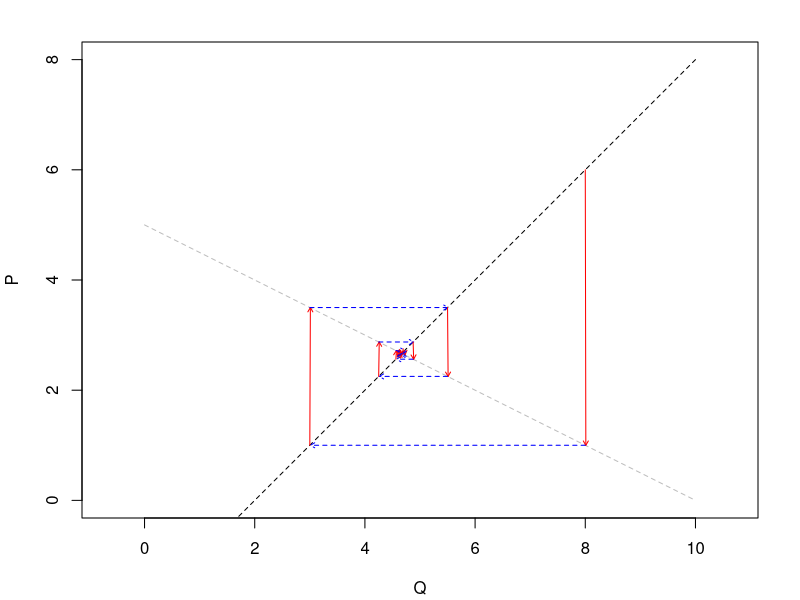

Reproduce this figure in R.
## ---- chunk 1
a <- 2
b <- 10
c <- 1
d <- 2

qD <- function(p) {
  -a * p + b
}
qS <- function(p) {
  c * p + d
}
pD <- function(q) {
  (b - q) / a
}
pS <- function(q) {
  (q - d) / c
}

## ---- chunk 2
par <- par(mar = c(4,4,2,2) + 0.1)
max_x <- 10
max_y <- 8
p_s <- 6
q_s <- qS(p_s)

plot(q_s, p_s,
  type = "n", ylim = c(0, max_y), xlim = c(0, max_x),
  asp = 1, xlab = "Q", ylab = "P"
) 
curve(pD(x),
  from = 0, to = max_x,
  add = TRUE, col = "gray", lty = 2
)
curve(pS(x),
  from = 0, to = max_x,
  add = TRUE, col = "black", lty = 2
) 
for (i in 1:100) {
  p_d <- pD(q_s)
  p_s <- pS(q_s)
  arrows(
    x0 = q_s, y0 = p_s, x1 = q_s + 0.01, y1 = p_d,
    length = 0.05, col = "red"
  ) 
  q_d <- qD(p_d)
  q_s <- qS(p_d)
  arrows(
    x0 = q_d, y0 = p_d, x1 = q_s + 0.01, y1 = p_d,
    length = 0.05, col = "blue", lty = 2
  )
}
